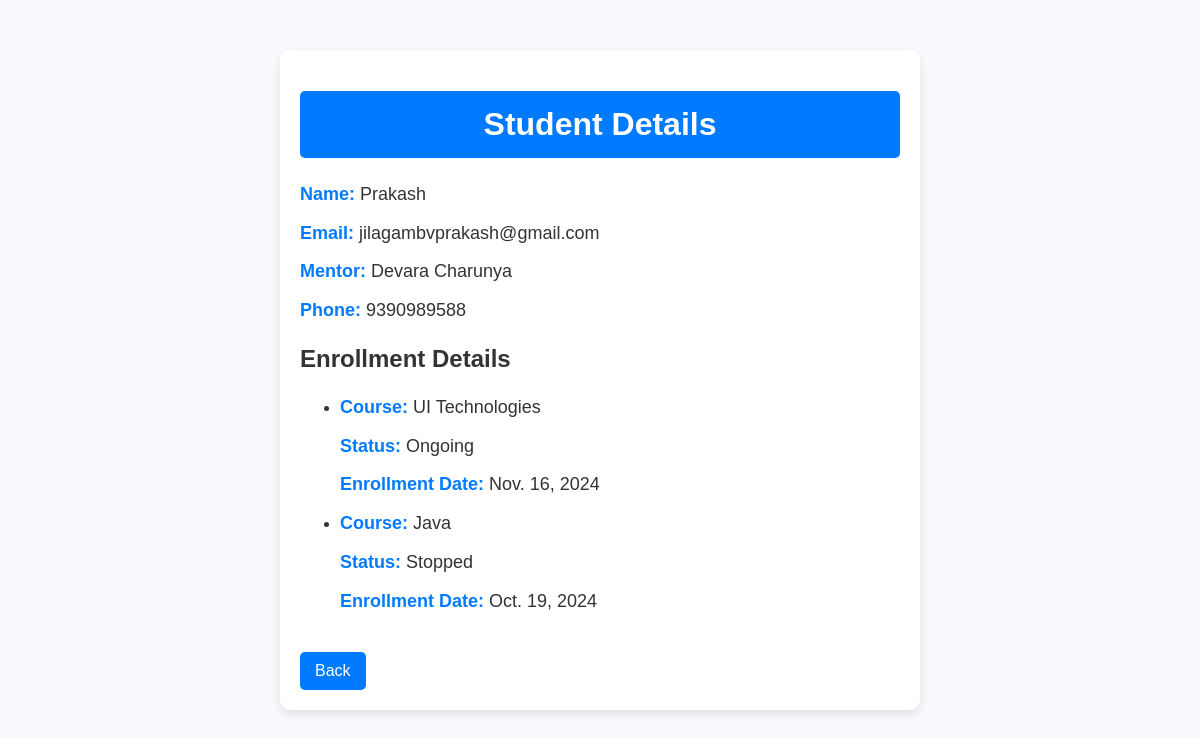
The app's page /mentorship/students/4/ with its own data.
### mentorship/models.py (models this page shows, shortened)
class Student(models.Model):
    STATUS_CHOICES = [
        ('ongoing', 'Ongoing'),
        ('completed', 'Completed'),
        ('stopped', 'Stopped'),
    ]
    name = models.CharField(max_length=100)
    mentor = models.ForeignKey(Mentor, on_delete=models.CASCADE)
    email = models.EmailField(unique=True)
    phone = models.CharField(max_length=15,blank=True, null=True)

class Mentor(models.Model):
    name = models.CharField(max_length=100)
    courses = models.ManyToManyField(Course, related_name='mentors')

class Enrollment(models.Model):
    STATUS_CHOICES = [
        ('ongoing', 'Ongoing'),
        ('completed', 'Completed'),
        ('stopped', 'Stopped'),
    ]
    student = models.ForeignKey(Student, on_delete=models.CASCADE)
    course = models.ForeignKey(Course, on_delete=models.CASCADE)
    status = models.CharField(
        max_length=10,
        choices=STATUS_CHOICES,
        default='ongoing'
    )
    status_description = models.CharField(max_length=255, blank=True, null=True, help_text="Reason for status")
    enrollment_date = models.DateField()

class Course(models.Model):
    name = models.CharField(max_length=100)

### mentorship/views.py (the view)
# urls.py: path('', views.student_details, name='student_details'),  # Root URL
def student_details(request, student_id):
    student = get_object_or_404(Student, id=student_id)
    enrollments = student.enrollment_set.all()  # Assuming `Enrollment` has a foreign key to `Student`
    return render(request, 'mentorship/student_details.html', {'student': student, 'enrollments': enrollments})

### mentorship/templates/mentorship/student_details.html (shortened to what this page needs)
{% load static %}
<!DOCTYPE html>
<html lang="en">
<head>
</head>
<body>
    <div class="container">
        <h1>Student Details</h1>
        <p><strong>Name:</strong> {{ student.name }}</p>
        <p><strong>Email:</strong> {{ student.email }}</p>
        <p><strong>Mentor:</strong> {{ student.mentor.name }}</p>
        <p><strong>Phone:</strong> {{ student.phone }}</p>
        <h2>Enrollment Details</h2>
        <div class="enrollment-details">
            {% if enrollments %}
                <ul>
                    {% for enrollment in enrollments %}
                        <li>
                            <p><strong>Course:</strong> {{ enrollment.course.name }}</p>
                            <p><strong>Status:</strong> {{ enrollment.get_status_display }}</p>
                            <p><strong>Enrollment Date:</strong> {{ enrollment.enrollment_date }}</p>
                        </li>
                    {% endfor %}
                </ul>
            {% else %}
                <p>No enrollments found for this student.</p>
            {% endif %}
        <a href="{% url 'student' %}" class="back-button" id="back-button">Back</a>
    </div>
</body>
</html>

### mentorship/templates/mentorship/student_details.html (style rules this page uses)
body { font-family: 'Arial', sans-serif; margin: 0; padding: 0; background-color: #f7f9fc; color: #333; }
.container { max-width: 600px; margin: 50px auto; background: white; border-radius: 10px; padding: 20px; box-shadow: 0 4px 10px rgba(0, 0, 0, 0.1); }
.container h1 { background-color: #007BFF; color: white; text-align: center; padding: 15px; border-radius: 5px; }
.container p { font-size: 18px; line-height: 1.6; margin: 10px 0; }
.container p strong { color: #007BFF; }
.back-button { display: inline-block; margin-top: 20px; padding: 10px 15px; background-color: #007BFF; color: white; text-decoration: none; border-radius: 5px; font-size: 16px; transition: background-color 0.3s ease; }

### records on screen
Student: name "Prakash", email "jilagambvprakash@gmail.com", mentor.name "Devara Charunya", phone "9390989588"
Enrollment: course.name "UI Technologies", status "Ongoing", enrollment_date "Nov. 16, 2024"
Enrollment: course.name "Java", status "Stopped", enrollment_date "Oct. 19, 2024"
